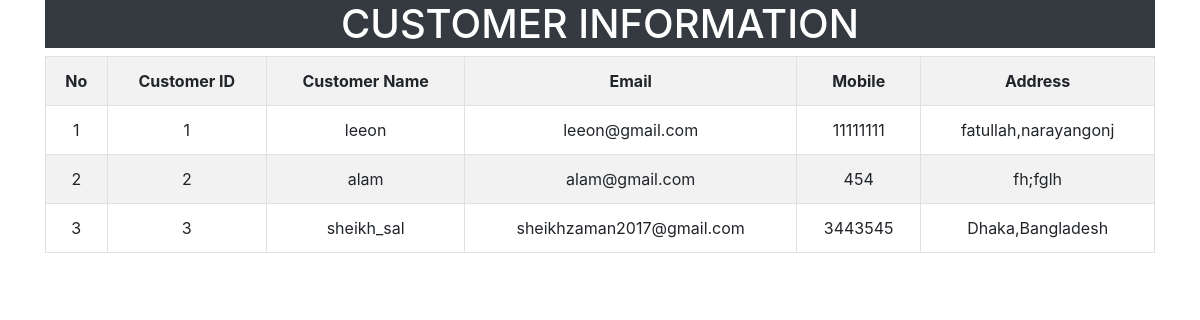
/admin/customer.php, run on an earlier commit of the app's database.
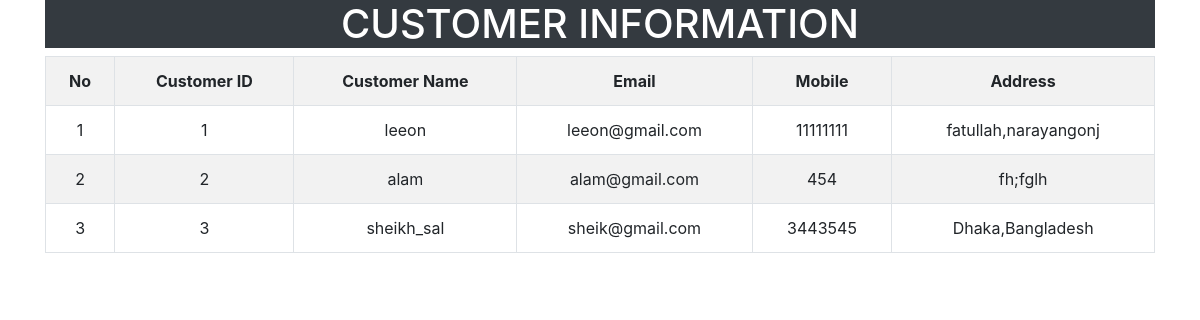
And on a later commit of the database.
### tables this page shows
CREATE TABLE `customer` (
  `customer_id` int(10) NOT NULL,
  `username` varchar(255) NOT NULL,
  `email` varchar(255) NOT NULL,
  `mobile` varchar(11) NOT NULL,
  `address` text NOT NULL,
  `password` varchar(255) NOT NULL,
  `trn_date` datetime NOT NULL
);

### admin/customer.php (the view, shortened to what this page needs)
<!DOCTYPE html>
<html>
	<head>
		<?php include "links.php" ?>
	</head>
	<body>
		<div class="container">
			<h1 class="text-white bg-dark text-uppercase text-center">Customer Information</h1>
			<table class="table table-striped table-bordered text-center table-hover">
				<tr>
					<th>No</th>
					<th>Customer ID</th>
					<th>Customer Name</th>
					<th>Email</th>
					<th>Mobile</th>
					<th>Address </th>
				</tr>
				<?php include 'connection.php';
				$sql = "SELECT `customer_id`, `username`, `email`, `mobile`, `address` FROM `customer`";
				$result = $con->query($sql);
				if ($result->num_rows > 0) {
				$number=1;
				while($row=$result->fetch_assoc()){
				echo "<tr>
						<td>".$number."</td>
						<td>".$row['customer_id']."</td>
						<td>".$row['username']."</td>
						<td>".$row['email']."</td>
						<td>".$row['mobile']."</td>
						<td>".$row['address']."</td>
				</tr>";
					$number++;
				}
				}
				else {
				echo "0 results";
				}
				?>
			</table>
		</div>
	</body>
</html>

### admin/links.php (shortened to what this page needs)
<link rel="stylesheet" type="text/css" href="../css/adminstyle.css">
<link rel="stylesheet" href="https://maxcdn.bootstrapcdn.com/bootstrap/4.4.1/css/bootstrap.min.css">
<link rel="stylesheet" href="https://cdnjs.cloudflare.com/ajax/libs/font-awesome/4.7.0/css/font-awesome.min.css">

### css/adminstyle.css (style rules this page uses)
* { margin: 0; padding: 0; text-decoration: none; }

What changed in the data, as far as the page shows it:
changed customer "sheikh_sal": email "sheikhzaman2017@gmail.com" → "sheik@gmail.com"
